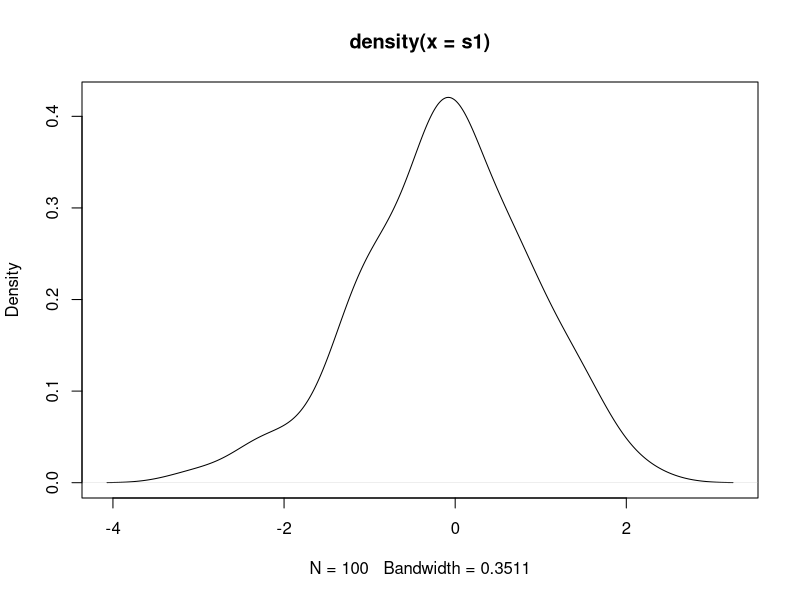
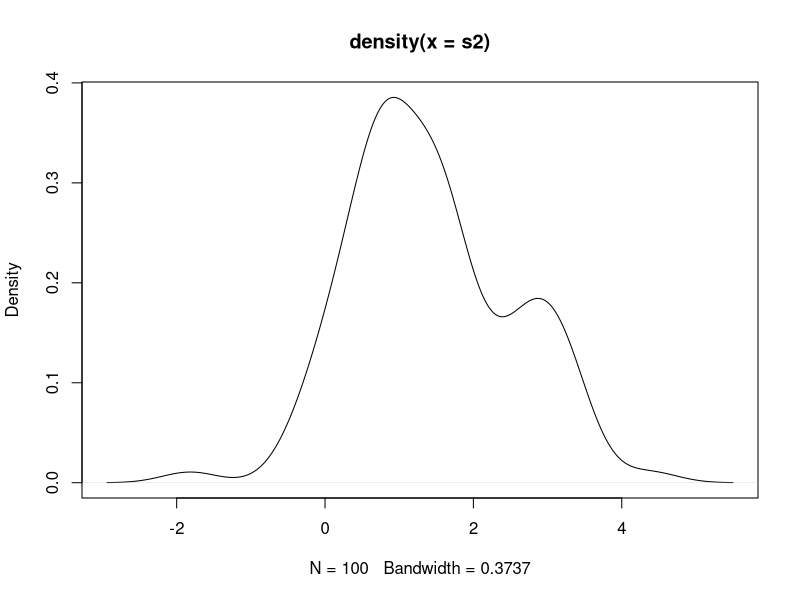
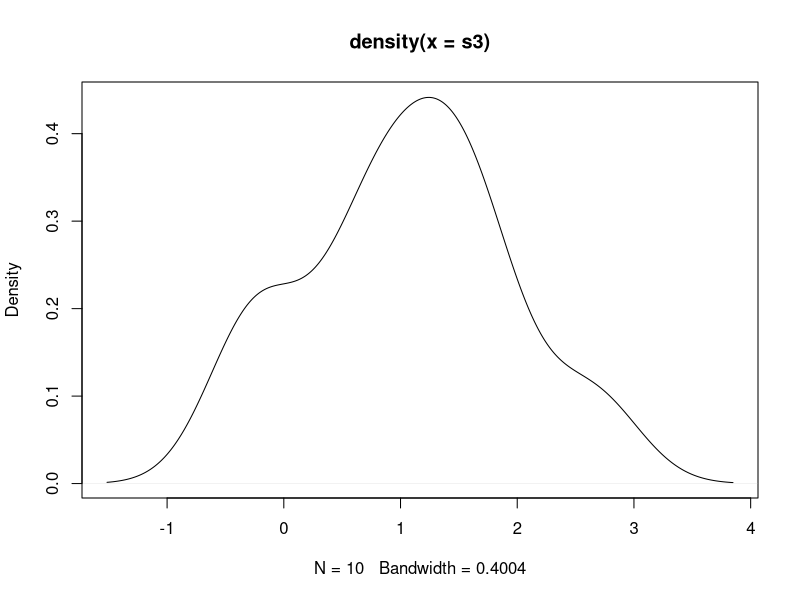
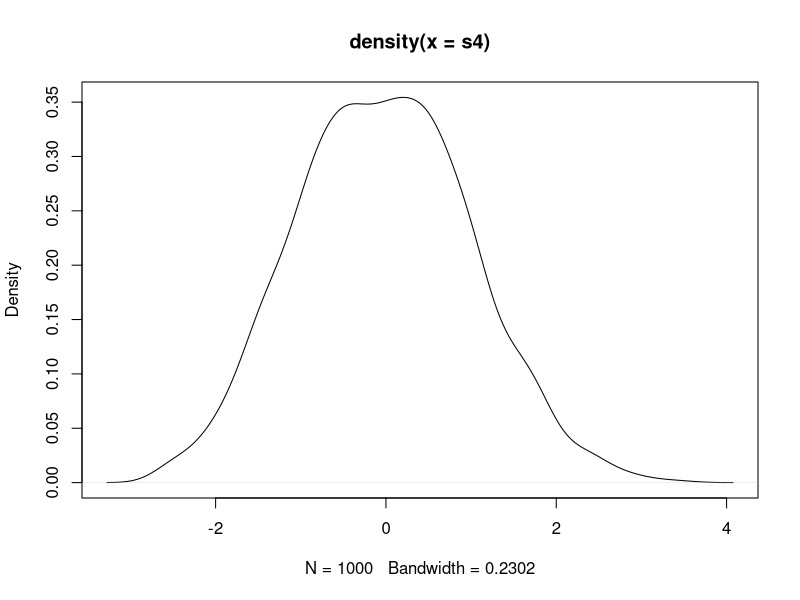
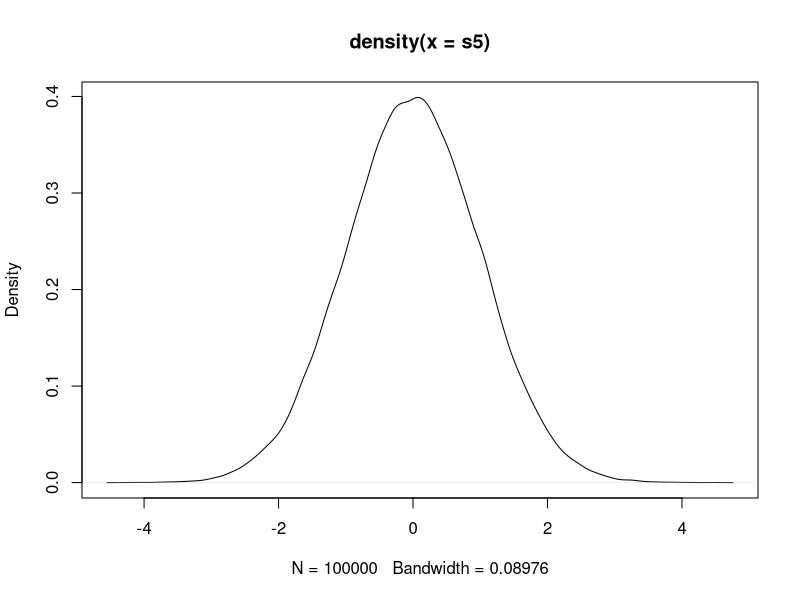
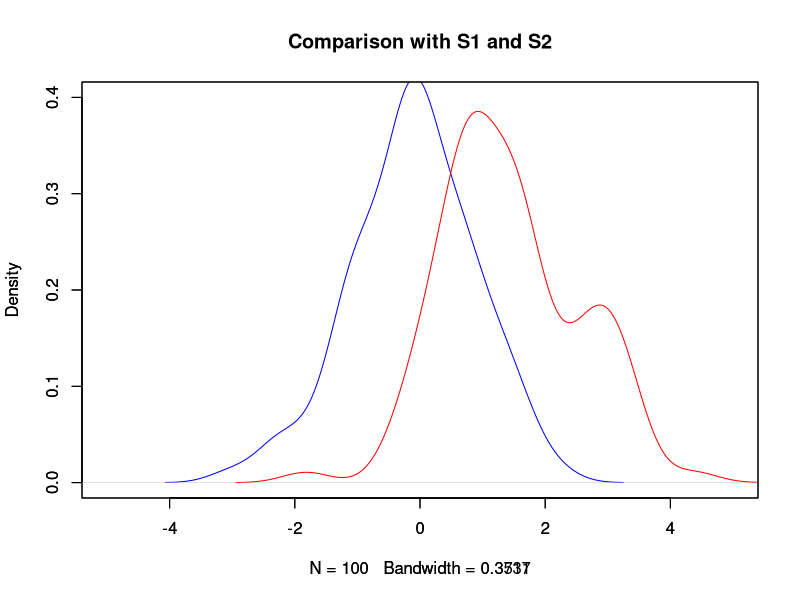
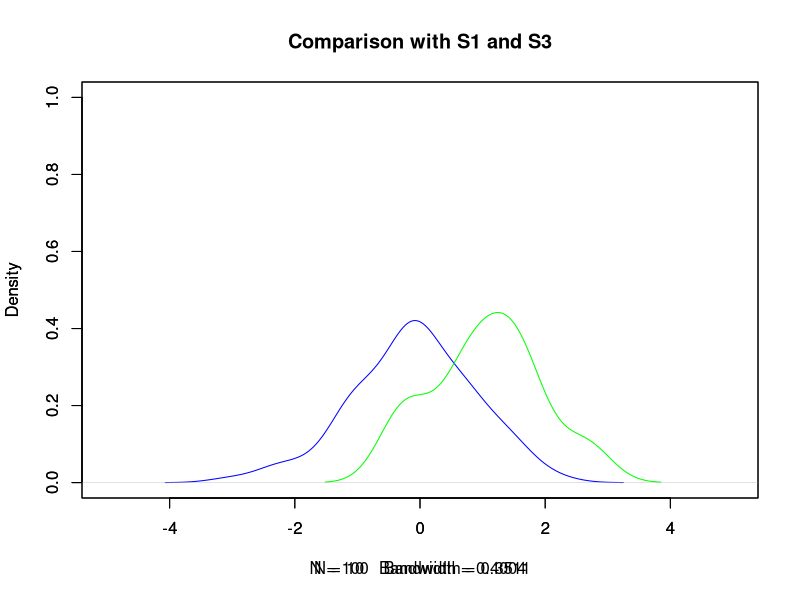
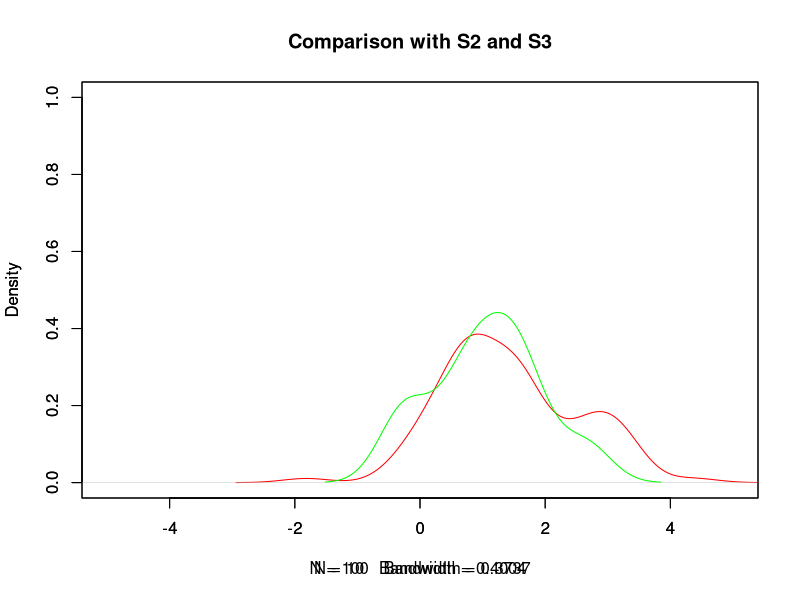

Recreate these plots in R, in order.

# 2.1 Create 3 data samples with normally distributed data:
# random creation
s1 <- rnorm(100, mean=0, sd=1)
s2 <- rnorm(100, mean=1.5, sd=1)
s3 <- rnorm(10, mean=1.5, sd=1)

s4 <- rnorm(1000, mean=0, sd=1)
s5 <- rnorm(100000)

# the probability at the value
dnorm(-1, mean = 0, sd = 1, log = FALSE)
dnorm(1, mean = 0, sd = 1, log = FALSE)
# probabilities for cumulative density
pnorm(-1.96, lower.tail=FALSE) - pnorm(1.96, lower.tail=FALSE)
pnorm(-2.33, lower.tail=FALSE) - pnorm(2.33, lower.tail=FALSE)
# inverse for pnorm
qnorm(pnorm(-1.96, lower.tail=FALSE))
qnorm(pnorm(-1.96, lower.tail=FALSE), lower.tail=FALSE)


# 2.2 Plot the densities of them:
plot(density(s1))
plot(density(s2))
plot(density(s3))

plot(density(s4))
plot(density(s5))


# 2.3 Plot together
# compare S1 and S2
plot(density(s1), col="blue", xlim=c(-5,5), ylim=c(0, 0.4), main="")
par(new=TRUE)
plot(density(s2), col="red", xlim=c(-5,5), ylim=c(0, 0.4), main="Comparison with S1 and S2")

# compare S1 and S3
plot(density(s1), col="blue", xlim=c(-5,5), ylim=c(0, 1), main="")
par(new=TRUE)
plot(density(s3), col="green", xlim=c(-5,5), ylim=c(0, 1), main="Comparison with S1 and S3")

# compare S2 and S3
plot(density(s2), col="red", xlim=c(-5,5), ylim=c(0, 1), main="")
par(new=TRUE)
plot(density(s3), col="green", xlim=c(-5,5), ylim=c(0, 1), main="Comparison with S2 and S3")

# compare S1, S2 and S3
plot(density(s1), col="blue", xlim=c(-5,5), ylim=c(0, 1), main="")
par(new=TRUE)
plot(density(s2), col="red", xlim=c(-5,5), ylim=c(0, 1), main="")
par(new=TRUE)
plot(density(s3), col="green", xlim=c(-5,5), ylim=c(0, 1), main="Comparison with all")


# 2.4 Interpret


# 2.5 Preform t-test
# between S1 and S2
t.test(s1, s2)
wilcox.test(s1, s2)

# between S1 and S3
t.test(s1, s3)

# others
t.test(rnorm(1000), rnorm(1000))
t.test(rnorm(1000), rnorm(1000, 0.1, 1))
t.test(rnorm(1000), rnorm(1000, 0.5, 1))
t.test(rnorm(1000), rnorm(1000, 1.5, 1))
t.test(rnorm(1000), rnorm(1000, 2.5, 1))

# 2.6 The kmeans algorithm
iris
# k=2
cluster2_1 <- kmeans(iris[, 3:4], 2)
cluster2_1
cluster2_2 <- kmeans(iris[, 3:4], 2)
cluster2_3 <- kmeans(iris[, 3:4], 2)
cluster2_1$centers
cluster2_2$centers
cluster2_3$centers

# k=3
cluster3_1 <- kmeans(iris[, 3:4], 3)
cluster3_2 <- kmeans(iris[, 3:4], 3)
cluster3_3 <- kmeans(iris[, 3:4], 3)
cluster3_1$centers
cluster3_2$centers
cluster3_3$centers

# k=4
cluster4_1 <- kmeans(iris[, 3:4], 4)
cluster4_2 <- kmeans(iris[, 3:4], 4)
cluster4_3 <- kmeans(iris[, 3:4], 4)
cluster4_1$centers
cluster4_2$centers
cluster4_3$centers


iris$Petal.Length
iris$Petal.Width


# 2.7 Visualize

par(mfrow=c(3,1))
plot(iris[, 3:4], col=cluster2_1$cluster)
points(cluster2_1$centers, col=1:3, pch=3, cex=2)

plot(iris[, 3:4], col=cluster2_2$cluster)
points(cluster2_1$centers, col=1:3, pch=3, cex=2)

plot(iris[, 3:4], col=cluster2_3$cluster)
points(cluster2_1$centers, col=1:3, pch=3, cex=2)


par(mfrow=c(3,1))
plot(iris[, 3:4], col=cluster3_1$cluster)
points(cluster3_1$centers, col=1:3, pch=3, cex=2)

plot(iris[, 3:4], col=cluster3_2$cluster)
points(cluster3_2$centers, col=1:3, pch=3, cex=2)

plot(iris[, 3:4], col=cluster3_3$cluster)
points(cluster3_3$centers, col=1:3, pch=3, cex=2)


par(mfrow=c(3,1))
plot(iris[, 3:4], col=cluster4_1$cluster)
points(cluster4_1$centers, col=1:3, pch=3, cex=2)

plot(iris[, 3:4], col=cluster4_2$cluster)
points(cluster4_2$centers, col=1:3, pch=3, cex=2)

plot(iris[, 3:4], col=cluster4_3$cluster)
points(cluster4_3$centers, col=1:3, pch=3, cex=2)

library(ggplot2)
cluster2_1$cluster <- as.factor(cluster2_1$cluster)
ggplot(iris, aes(Petal.Length, Petal.Width, color=cluster2_1$cluster)) + geom_point()
points(cluster2_1$centers, col=1:3, pch=3, cex=2)

cluster3_1$cluster <- as.factor(cluster3_1$cluster)
ggplot(iris, aes(Petal.Length, Petal.Width, color=cluster3_1$cluster)) + geom_point()

cluster4_1$cluster <- as.factor(cluster4_1$cluster)
ggplot(iris, aes(Petal.Length, Petal.Width, color=cluster4_1$cluster)) + geom_point()



# Iteration

cluster3_i1 <- kmeans(iris[, 3:4], 3)
cluster3_i1$centers
cluster3_i2 <- kmeans(iris[, 3:4], cluster3_i1$centers)
cluster3_i2$centers
cluster3_i3 <- kmeans(iris[, 3:4], cluster3_i2$centers)
cluster3_i3$centers



# Max iteration

cluster_0 <- kmeans(iris[, 3:4], 3)
cluster_1 <- kmeans(iris[, 3:4], 3, iter.max=1)
cluster_2 <- kmeans(iris[, 3:4], 3, iter.max=2)
cluster_3 <- kmeans(iris[, 3:4], 3, iter.max=3)
cluster_5 <- kmeans(iris[, 3:4], 3, iter.max=5)
cluster_9 <- kmeans(iris[, 3:4], 3, iter.max=9)

par(mfrow=c(2,2))
plot(iris[, 3:4], col=cluster_0$cluster)
points(cluster_0$centers, col=1:3, pch=3, cex=2)
plot(iris[, 3:4], col=cluster_1$cluster)
points(cluster_1$centers, col=1:3, pch=3, cex=2)
plot(iris[, 3:4], col=cluster_5$cluster)
points(cluster_5$centers, col=1:3, pch=3, cex=2)
plot(iris[, 3:4], col=cluster_9$cluster)
points(cluster_9$centers, col=1:3, pch=3, cex=2)

